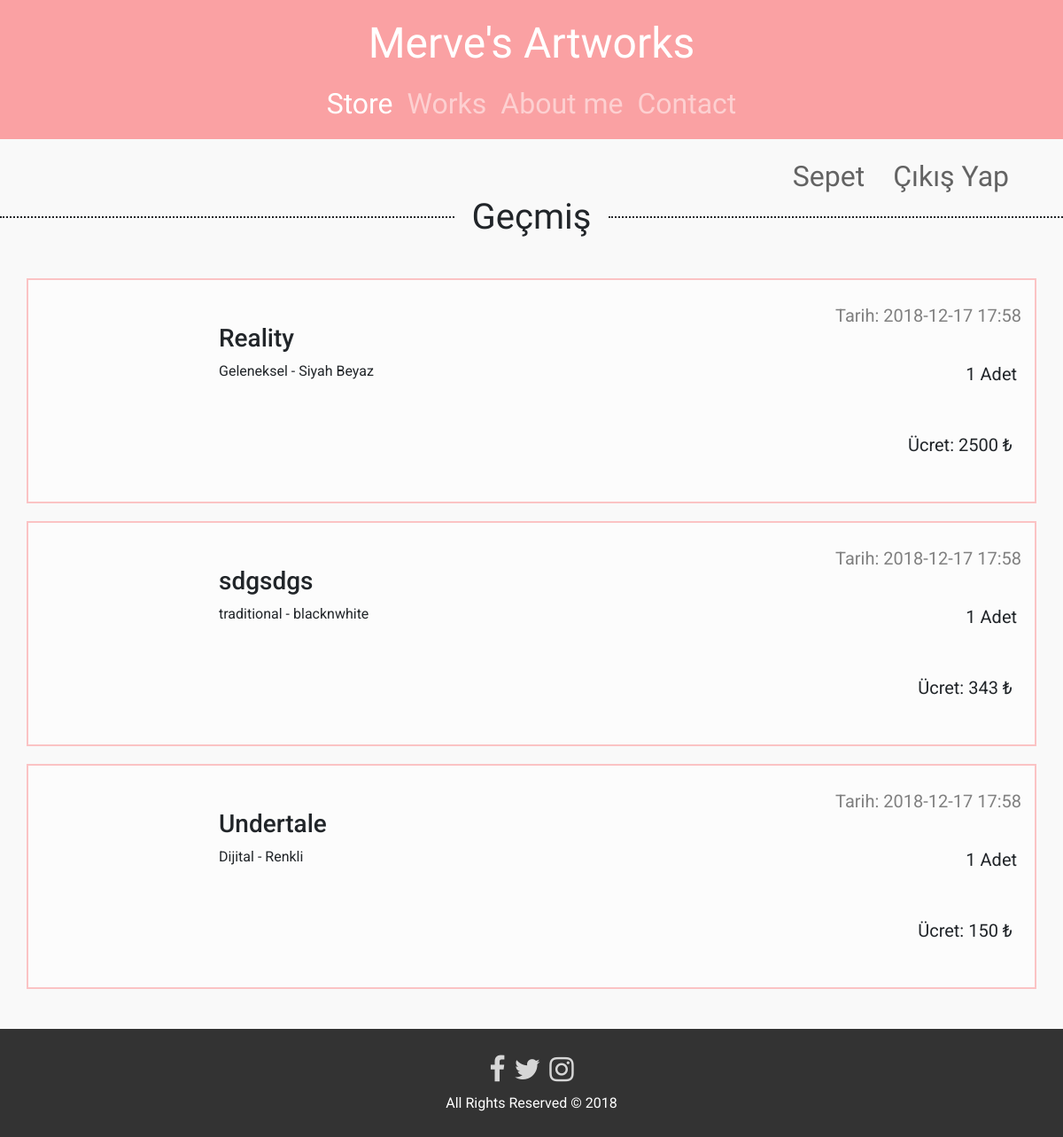
Page /orderhistory (signed in) on the committed database.
### main.py (models this page shows)
class Product(db.Model):
    __tablename__ = "product"
    id = db.Column(db.Integer, primary_key=True, autoincrement=True)
    name = db.Column(db.Text, nullable=False)
    price = db.Column(db.Integer, nullable=False)
    stock = db.Column(db.Integer, nullable=False)
    cats = db.Column(db.Text, nullable=False)
    features = db.Column(db.Text, nullable=False)
    image = db.Column(db.Text, nullable=False)

class Order(db.Model):
    __tablename__ = "order"
    id = db.Column(db.Integer, primary_key=True, autoincrement=True)
    user_id = db.Column(db.Integer, db.ForeignKey('user.id'))
    product_id = db.Column(db.Integer, db.ForeignKey('product.id'))
    datetime = db.Column(db.Text, nullable=False)
    amount = db.Column(db.Integer, nullable=False)

### main.py (the view)
@app.route('/orderhistory')
def orderhistory():
  global the_user
  if the_user is "":
    return redirect(url_for('index'))
  user = User.query.filter_by(email = the_user).first()
  orders = Order.query.filter_by(user_id = user.id).all()
  products = Product.query.all()
  return render_template('orderhistory.html', products = products, orders = orders, logged_in = logged_in)

### templates/orderhistory.html (shortened to what this page needs)
<!DOCTYPE html>
<html>
<head>
	<link rel= "stylesheet" type= "text/css" href= "{{ url_for('static',filename='style.css') }}">
	<link rel="stylesheet" href="https://maxcdn.bootstrapcdn.com/font-awesome/4.7.0/css/font-awesome.min.css">
  	<link rel="stylesheet" href="https://stackpath.bootstrapcdn.com/bootstrap/4.1.3/css/bootstrap.min.css">
	<script src="https://stackpath.bootstrapcdn.com/bootstrap/4.1.3/js/bootstrap.min.js"></script></head>
<body>
		<nav class="navbar navbar-expand-md flex-column navbar-dark" style="background-color: #FAA1A3;">
	    <a class="navbar-brand align-self-center m-0 pb-3  pb-md-0" href="/" style="font-family: 'Amatic SC', cursive; font-size: 36pt;">Merve's Artworks</a>
	    <div class="collapse navbar-collapse justify-content-md-center w-100" id="navbarNav">
	        <ul class="navbar-nav text-center">
	            <li class="nav-item active" >
	                <a class="nav-link" href="/">Store<span class="sr-only">(current)</span></a>
	            </li>
	            <li class="nav-item">
	                <a class="nav-link" href="#">Works</a>
	            </li>
	            <li class="nav-item">
	                <a class="nav-link" href="#">About me</a>
	            </li>
	            <li class="nav-item">
	                <a class="nav-link" href="#">Contact</a>
	            </li>
	        </ul>
	    </div></nav>
		<div class="container-fluid container">
		<ul class="nav justify-content-end navbar-dark" style="margin-top: 10px;margin-bottom: -10px;">
			<li class="nav-item">
        		<a class="nav-link link-dark link-pink" href="/cart">&nbsp;&nbsp;Sepet</a>
        	</li>
	      	<li class="nav-item">
	      		{% if logged_in %}
					<a class="nav-link link-dark link-pink" href="/logout">Çıkış Yap</a>
				{% else %}
					<a class="nav-link link-dark link-pink" href="#LoginModal" class="trigger-btn" data-toggle="modal">Giriş Yap</a>
				{% endif %}
	      	</li>
	    </ul></div>
		<content>
		<h2 class="cart">Geçmiş</h2>
		{% if logged_in %}
		<div class="container-fluid">
			<div class="container">
				<div class="row">
					{% for o in orders %}
						{% for p in products %}
							{% if o.product_id == p.id %}
								<div class="col-md-12 product cart-column one-column">
									<div class="cart-image" style="background-image:url({{p.image}});"></div>
									<p style="float: right;font-size: 15pt; color: grey">Tarih: {{o.datetime}}</p><br>
									<h3>{{p.name}}</h3>
									<p style="float: left;">{{p.cats}} - {{p.features}}</p>
									<p style="text-align: right; font-size: 15pt;">{{o.amount}} Adet&nbsp;</p><br>
									<p class="price" style="margin: 0; font-size: 15pt;">Ücret: {{(p.price * o.amount)}}</p>
								</div>
							{% endif %}
						{% endfor %}
					{% endfor %}
				</div>
			</div>
		</div>
		{% else %}
			<h2 style="margin:50px 0;"> Sepeti görebilmek için giriş yapmanız gerekmektedir.</h2>
		{% endif %}</content>
		<footer class="container-fluid text-center" style="background-color: #333333; margin-top: 35px;">
			<div class="container" style="padding-bottom: 10px;">
		      <div class="icon-container">
		        <a href="https://www.facebook.com/mervesartworks/" id="facebook-link">
		          <span class="fa fa-facebook fa-2x" aria-hidden="true"></span>
		        </a>
		        <a href="https://twitter.com/merururuu" id="twitter-link" >
		          <span class="fa fa-twitter fa-2x" aria-hidden="true" style="filter: grayscale();"></span>
		        </a>
		        <a href="https://www.instagram.com/merururuu/" id="instagram-link">
		          <span class="fa fa-instagram fa-2x" aria-hidden="true" style="filter: grayscale();"></span>
		        </a>
		      </div>
		      <p style="color: white;margin-top: -20px">All Rights Reserved © 2018</p>
		    </div></footer>
</body>
</html>

### static/style.css (style rules this page uses)
.price { padding: 10px; text-align: right; font-size: 23px; }
.price:after { content:' ₺'; }
body { background-color: #f9f9f9!important; font-family: 'Roboto', sans-serif!important; margin: 0; padding: 0; }
.one-column { width: 100%!important; margin: 20px 0; padding: 20px; border: 2px solid #FBC3C4; background-color: #FCFCFC; }
.product { display: inline-block; }
.cart { font-family: 'Amatic SC', cursive; font-size: 30pt; margin-bottom: 35px; }
.cart-column { margin: 10px 0; padding: 25px 20px; }
.cart-image { width: 180px; height: 200px; margin-right:20px; background-position: center; background-size: cover; float:left; }
.fa { color: white; opacity: .8; margin: 30px 3px; }
.link-dark { opacity: .6; color: black; }
.nav-link { font-family: 'Amatic SC', cursive; font-size: 24pt; }
h2 { display: flex; width: 100%; justify-content: center; align-items: center; text-align: center; }
h2:before, h2:after { content: ''; border-top: 2px dotted; margin: 0 20px 0 0; flex: 1 0 20px; }
h2:after { margin: 0 0 0 20px; }

### rows in the picture
Order: datetime "2018-12-17 17:58", amount "1"
Product: name "Reality", cats "Geleneksel", features "Siyah Beyaz", (p.price*o.amount) "2500"
Order: datetime "2018-12-17 17:58", amount "1"
Product: name "sdgsdgs", cats "traditional", features "blacknwhite", (p.price*o.amount) "343"
Order: datetime "2018-12-17 17:58", amount "1"
Product: name "Undertale", cats "Dijital", features "Renkli", (p.price*o.amount) "150"
